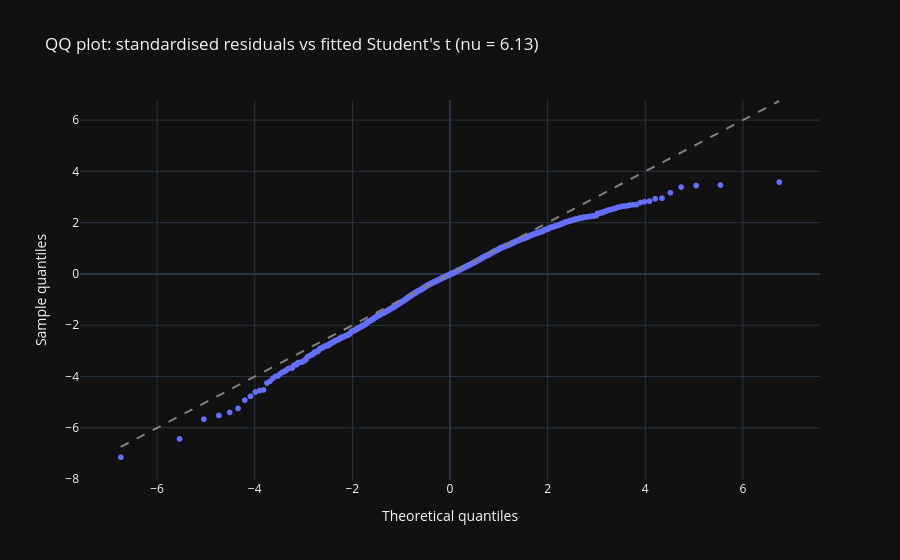

The cell this chart's notebook holds for it:
### Code cell
# Did the distributional fix close the loop on the heavy tails?
kurt_raw = stats.kurtosis(returns)
kurt_std = stats.kurtosis(std_resid_t)

print(f'Excess kurtosis, raw returns: {kurt_raw:.4f}')
print(f'Excess kurtosis, standardised residuals: {kurt_std:.4f}')

# QQ plot of standardised residuals against the fitted standardised t
sample_q = np.sort(std_resid_t.values)
probs = (np.arange(1, len(sample_q) + 1) - 0.5) / len(sample_q)
theo_q = stats.t.ppf(probs, nu) * np.sqrt((nu - 2) / nu)

qq = pd.DataFrame({'theoretical': theo_q, 'sample': sample_q})
fig = qq.plot.scatter(
    x='theoretical', y='sample',
    title=f"QQ plot: standardised residuals vs fitted Student's t (nu = {nu:.2f})",
    labels={'theoretical': 'Theoretical quantiles', 'sample': 'Sample quantiles'}
)
lo, hi = theo_q.min(), theo_q.max()
fig.add_shape(type='line', x0=lo, y0=lo, x1=hi, y1=hi,
              line=dict(dash='dash', color='grey'))
fig

### Figure 1 — Plotly figure (JSON) as saved in the notebook; plotly's stock layout.template omitted (floating-point values rounded to 4 significant figures; data arrays with more than 128 entries replaced by an {"elided": "..."} marker saying what was removed)
{"data": [{"hovertemplate": "Theoretical quantiles=%{x}<br>Sample quantiles=%{y}<extra></extra>", "legendgroup": "", "marker": {"color": "#636efa", "symbol": "circle"}, "mode": "markers", "name": "", "showlegend": false, "type": "scattergl", "x": {"elided": "6358 float values"}, "xaxis": "x", "y": {"elided": "6358 float values"}, "yaxis": "y"}], "layout": {"legend": {"tracegroupgap": 0}, "shapes": [{"line": {"color": "grey", "dash": "dash"}, "type": "line", "x0": -6.745, "x1": 6.745, "y0": -6.745, "y1": 6.745}], "title": {"text": "QQ plot: standardised residuals vs fitted Student's t (nu = 6.13)"}, "xaxis": {"anchor": "y", "domain": [0, 1], "title": {"text": "Theoretical quantiles"}}, "yaxis": {"anchor": "x", "domain": [0, 1], "title": {"text": "Sample quantiles"}}}}
